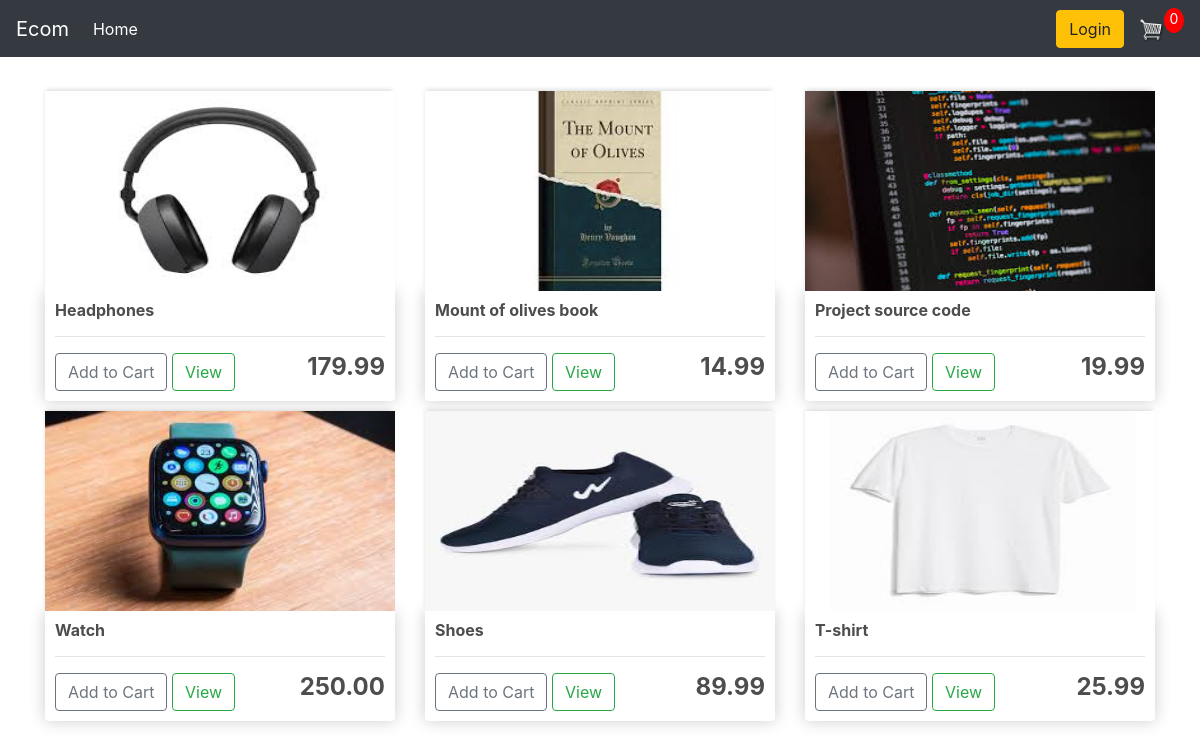
The page / on the database its author committed.
### store/models.py (models this page shows, shortened)
class Product(models.Model):
    name = models.CharField(max_length=300, null=True)
    price = models.FloatField()
    digital = models.BooleanField(default=False,null=True,blank=True)
    image = models.ImageField(null = True, blank =True)

### store/views.py (the view)
# urls.py: path("", include("store.urls")),
def store(request):
    products = Product.objects.all()
    context = {
        'products' : products
    }
    return render(request,"store/store.html", context)

### store/templates/store/store.html
{% extends "store/main.html"%}
{% load static%}
{% block content %}
<div class="row">
	{% for product in products %}
	<div class="col-lg-4">
		<img class="thumbnail" src="{{product.image.url}}">
	    <div class="box-element product">
		<h6><strong>{{product.name}}</strong></h6>
		<hr>
		<button  class="btn btn-outline-secondary add-btn">Add to Cart</button>
		<a class="btn btn-outline-success" href="#">View</a>
		<h4 style="display: inline-block; float: right"><strong>{{product.price|floatformat:2}}</strong></h4>
	    </div>
	</div>
	{%endfor%}
</div>
{% endblock %}

### store/templates/store/main.html (shortened to what this page needs)
<!DOCTYPE html>
{% load static %}
<html lang="en">
<head>
    <link rel="stylesheet"type="text/css" href="{% static 'css/main.css' %}">
    <link rel="stylesheet" href="https://stackpath.bootstrapcdn.com/bootstrap/4.4.1/css/bootstrap.min.css">
</head>
<body>
    <nav class="navbar navbar-expand-lg navbar-dark bg-dark">
        <a class="navbar-brand" href="{% url 'store' %}">Ecom</a>
        <div class="collapse navbar-collapse" id="navbarSupportedContent">
          <ul class="navbar-nav mr-auto">
            <li class="nav-item active">
              <a class="nav-link" href="{% url 'store' %}">Home <span class="sr-only">(current)</span></a>
            </li>
          </ul>
          <div class="form-inline my-2 my-lg-0">
            <a href="#"class="btn btn-warning">Login</a>
            <a href="{% url 'cart' %}">
                <img  id="cart-icon" src="{% static 'images/6+cart.png' %}">
            </a>
            <p id="cart-total">0</p>
          </div>
        </div>
    </nav>
    <div class="container">
        <br>
        {% block content%}
        {%endblock%}
    </div>
</body>
</html>

### static/css/main.css (style rules this page uses)
body { background-color: hsl(0, 0%, 98%); }
h1,h2,h3,h4,h5,h6 { color:hsl(0, 0%, 30%); }
.box-element { box-shadow:hsl(0, 0%, 80%) 0 0 16px; background-color: #fff; border-radius: 4px; padding: 10px; }
.thumbnail { width: 100%; height: 200px; -webkit-box-shadow: -1px -3px 5px -2px rgba(214,214,214,1); -moz-box-shadow: -1px -3px 5px -2px rgba(214,214,214,1); box-shadow: -1px -3px 5px -2px rgba(214,214,214,1); }
.product { border-radius: 0 0 4px 4px; }
.bg-dark { background-color: #4f868c!important; }
#cart-icon { width:25px; display: inline-block; margin-left: 15px; }
#cart-total { display: block; text-align: center; color:#fff; background-color: red; width: 20px; height: 25px; border-radius: 50%; font-size: 14px; }
.col-lg-4, .col-lg-6, .col-lg-8, .col-lg-12 { margin-top: 10px; }
.btn { border-radius: 0; }

### rows shown on the page
Product: image (picture), name "Headphones", price "179.99"
Product: image (picture), name "Mount of olives book", price "14.99"
Product: image (picture), name "Project source code", price "19.99"
Product: image (picture), name "Watch", price "250.00"
Product: image (picture), name "Shoes", price "89.99"
Product: image (picture), name "T-shirt", price "25.99"
